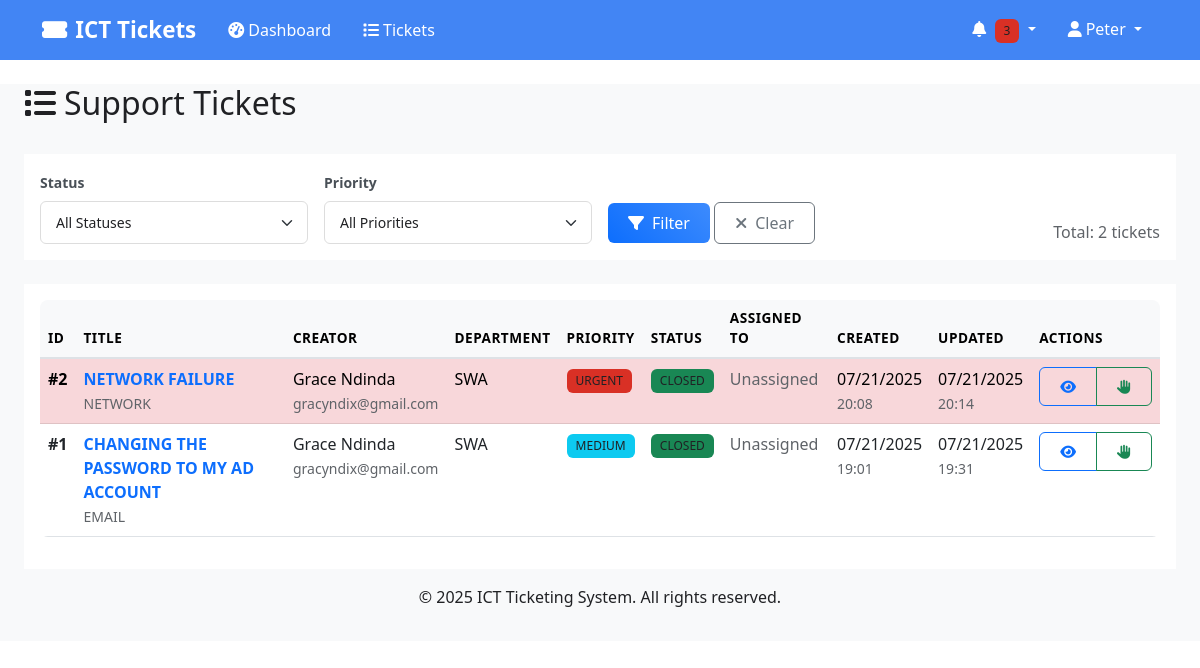
The app's page /tickets (signed in), older data.
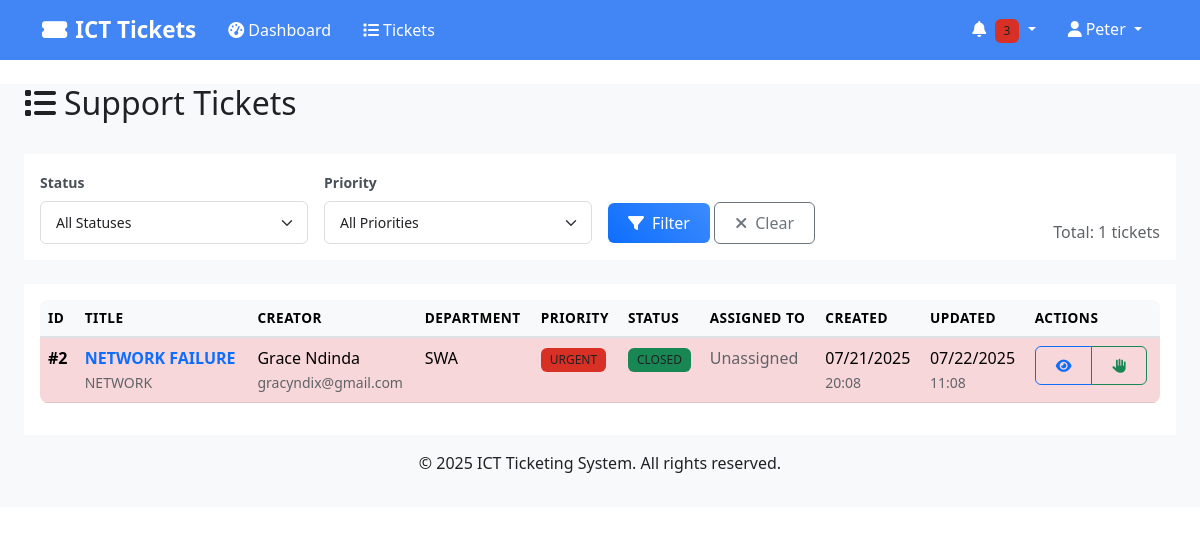
The same page, newer data.
### models.py (models this page shows, shortened)
class Ticket(db.Model):
    __tablename__ = 'tickets'
    id = db.Column(db.Integer, primary_key=True)
    title = db.Column(db.String(200), nullable=False)
    description = db.Column(db.Text, nullable=False)
    priority = db.Column(db.String(10), nullable=False)  # 'URGENT', 'HIGH', 'MEDIUM', 'LOW'
    status = db.Column(db.String(20), default='OPEN')  # 'OPEN', 'IN_PROGRESS', 'RESOLVED', 'CLOSED'
    category = db.Column(db.String(50), nullable=True)
    location = db.Column(db.String(100), nullable=True)
    unit = db.Column(db.String(50), nullable=True)  # For SWA departments (USHR, LSHR)
    created_by_id = db.Column(db.Integer, db.ForeignKey('users.id'), nullable=False)
    assigned_to_ids = db.Column(db.Text, nullable=True)  # Store comma-separated IDs for multiple assignments
    created_at = db.Column(db.DateTime, default=datetime.utcnow)
    updated_at = db.Column(db.DateTime, default=datetime.utcnow, onupdate=datetime.utcnow)
    resolved_at = db.Column(db.DateTime, nullable=True)
    closed_at = db.Column(db.DateTime, nullable=True)
    due_date = db.Column(db.DateTime, nullable=True)
    comments = db.relationship('TicketComment', backref='ticket', cascade='all, delete-orphan')
    notifications = db.relationship('Notification', backref='ticket', cascade='all, delete-orphan')
    @property
    def priority_color(self):
        colors = {
            'URGENT': 'danger',
            'HIGH': 'warning',
            'MEDIUM': 'info',
            'LOW': 'success'
        }
        return colors.get(self.priority, 'secondary')
    @property
    def status_color(self):
        colors = {
            'OPEN': 'primary',
            'IN_PROGRESS': 'warning',
            'RESOLVED': 'info',
            'CLOSED': 'success'
        }
        return colors.get(self.status, 'secondary')

class User(UserMixin, db.Model):
    __tablename__ = 'users'
    id = db.Column(db.Integer, primary_key=True)
    username = db.Column(db.String(80), unique=True, nullable=False)
    email = db.Column(db.String(120), unique=True, nullable=False)
    phone = db.Column(db.String(20), nullable=True)
    password_hash = db.Column(db.String(256), nullable=False)
    first_name = db.Column(db.String(50), nullable=False)
    last_name = db.Column(db.String(50), nullable=False)
    role = db.Column(db.String(20), nullable=False)  # 'user', 'tech', 'admin'
    department_id = db.Column(db.Integer, db.ForeignKey('departments.id'), nullable=True)
    is_active = db.Column(db.Boolean, default=True)
    created_at = db.Column(db.DateTime, default=datetime.utcnow)
    updated_at = db.Column(db.DateTime, default=datetime.utcnow, onupdate=datetime.utcnow)
    department = db.relationship('Department', backref='users')
    created_tickets = db.relationship('Ticket', foreign_keys='Ticket.created_by_id', backref='creator')
    @property
    def full_name(self):
        return f"{self.first_name} {self.last_name}"

class Department(db.Model):
    __tablename__ = 'departments'
    id = db.Column(db.Integer, primary_key=True)
    name = db.Column(db.String(100), unique=True, nullable=False)
    code = db.Column(db.String(10), unique=True, nullable=False)
    description = db.Column(db.Text, nullable=True)
    created_at = db.Column(db.DateTime, default=datetime.utcnow)

### routes.py (the view)
@app.route('/tickets')
@login_required
def list_tickets():
    page = request.args.get('page', 1, type=int)
    status_filter = request.args.get('status', '')
    priority_filter = request.args.get('priority', '')
    query = Ticket.query
    if current_user.role == 'user':
        query = query.filter_by(created_by_id=current_user.id)
    elif current_user.role == 'tech':
        all_tickets = Ticket.query.all()
        filtered_tickets = []
        for ticket in all_tickets:
            is_assigned_to_me = False
            if ticket.assigned_to_ids:
                assigned_ids = [int(id.strip()) for id in ticket.assigned_to_ids.split(',') if id.strip()]
                is_assigned_to_me = current_user.id in assigned_ids
            is_unassigned = ticket.assigned_to_ids is None
            if is_assigned_to_me or is_unassigned:
                filtered_tickets.append(ticket)
        from sqlalchemy import or_
        ticket_ids = [t.id for t in filtered_tickets]
        if ticket_ids:
            query = query.filter(Ticket.id.in_(ticket_ids))
        else:
            query = query.filter(Ticket.id == -1)  # No results
    if status_filter:
        query = query.filter_by(status=status_filter)
    if priority_filter:
        query = query.filter_by(priority=priority_filter)
    tickets = query.order_by(Ticket.created_at.desc()).paginate(
        page=page, per_page=20, error_out=False
    )
    return render_template('ticket_list.html', tickets=tickets)

### app.py (called while the page is built)
@login_manager.user_loader
def load_user(user_id):
    from models import User
    return User.query.get(int(user_id))

### templates/ticket_list.html (shortened to what the changed rows need)
{% extends "base.html" %}
{% block content %}
<div class="container-fluid">
    <div class="row">
        <div class="col-12">
            <div class="d-flex justify-content-between align-items-center mb-4">
                <h2><i class="fas fa-list me-2"></i>Support Tickets</h2>
            </div>
        </div>
    </div>
    <div class="row mb-4">
        <div class="col-12">
            <div class="card">
                <div class="card-body">
                    <form method="GET" class="row g-3 align-items-end">
                        <div class="col-md-3 text-end">
                            <span class="text-muted">
                                Total: {{ tickets.total }} tickets
                            </span>
                        </div>
                    </form>
                </div>
            </div>
        </div>
    </div>
    <div class="row">
        <div class="col-12">
            <div class="card">
                <div class="card-body">
                    {% if tickets.items %}
                    <div class="table-responsive">
                        <table class="table table-hover">
                            <thead class="table-light">
                                <tr>
                                    <th>ID</th>
                                    <th>Title</th>
                                    <th>Creator</th>
                                    {% if current_user.role in ['tech', 'admin'] %}
                                    <th>Department</th>
                                    {% endif %}
                                    <th>Priority</th>
                                    <th>Status</th>
                                    <th>Assigned To</th>
                                    <th>Created</th>
                                    <th>Updated</th>
                                    <th>Actions</th>
                                </tr>
                            </thead>
                            <tbody>
                                {% for ticket in tickets.items %}
                                <tr class="{% if ticket.priority == 'URGENT' %}table-danger{% endif %}">
                                    <td><strong>#{{ ticket.id }}</strong></td>
                                    <td>
                                        <a href="{{ url_for('view_ticket', ticket_id=ticket.id) }}"
                                           class="text-decoration-none fw-bold">
                                            {{ ticket.title[:50] }}{% if ticket.title|length > 50 %}...{% endif %}
                                        </a>
                                        <br>
                                        <small class="text-muted">{{ ticket.category }}</small>
                                    </td>
                                    <td>
                                        {{ ticket.creator.full_name }}<br>
                                        <small class="text-muted">{{ ticket.creator.email }}</small>
                                    </td>
                                    {% if current_user.role in ['tech', 'admin'] %}
                                    <td>
                                        {% if ticket.creator.department %}
                                        {{ ticket.creator.department.code }}
                                        {% else %}
                                        <span class="text-muted">-</span>
                                        {% endif %}
                                    </td>
                                    {% endif %}
                                    <td>
                                        <span class="badge bg-{{ ticket.priority_color }}">
                                            {{ ticket.priority }}
                                        </span>
                                    </td>
                                    <td>
                                        <span class="badge bg-{{ ticket.status_color }}">
                                            {{ ticket.status.replace('_', ' ') }}
                                        </span>
                                    </td>
                                    <td>
                                        {% if ticket.assignee %}
                                        {{ ticket.assignee.full_name }}
                                        {% else %}
                                        <span class="text-muted">Unassigned</span>
                                        {% endif %}
                                    </td>
                                    <td>
                                        {{ ticket.created_at.strftime('%m/%d/%Y') }}<br>
                                        <small class="text-muted">{{ ticket.created_at.strftime('%H:%M') }}</small>
                                    </td>
                                    <td>
                                        {% if ticket.updated_at != ticket.created_at %}
                                        {{ ticket.updated_at.strftime('%m/%d/%Y') }}<br>
                                        <small class="text-muted">{{ ticket.updated_at.strftime('%H:%M') }}</small>
                                        {% else %}
                                        <span class="text-muted">-</span>
                                        {% endif %}
                                    </td>
                                    <td>
                                        <div class="btn-group" role="group">
                                            <a href="{{ url_for('view_ticket', ticket_id=ticket.id) }}"
                                               class="btn btn-sm btn-outline-primary">
                                                <i class="fas fa-eye"></i>
                                            </a>
                                            {% if current_user.role in ['tech', 'admin'] and not ticket.assigned_to_id %}
                                            <a href="{{ url_for('take_ticket', ticket_id=ticket.id) }}"
                                               class="btn btn-sm btn-outline-success">
                                                <i class="fas fa-hand-paper"></i>
                                            </a>
                                            {% endif %}
                                        </div>
                                    </td>
                                </tr>
                                {% endfor %}
                            </tbody>
                        </table>
                    </div>
                    {% endif %}
                </div>
            </div>
        </div>
    </div>
</div>
{% endblock %}

Row changes from the older to the newer data that the page shows:
no longer on this page (row edited): Ticket: id "1", title "CHANGING THE PASSWORD TO MY AD ACCOUNT", category "EMAIL", creator.full_name "Grace Ndinda", creator.email "gracyndix@gmail.com", creator.department.code "SWA", priority "MEDIUM", status.replace "CLOSED", created_at "07/21/2025", created_at "19:01", updated_at "07/21/2025", updated_at "19:31"
changed Ticket "NETWORK FAILURE": updated_at "07/21/2025" → "07/22/2025"; updated_at "20:14" → "11:08"
Text that changed along with them:
{{ tickets.total }}: "2" → "1"
